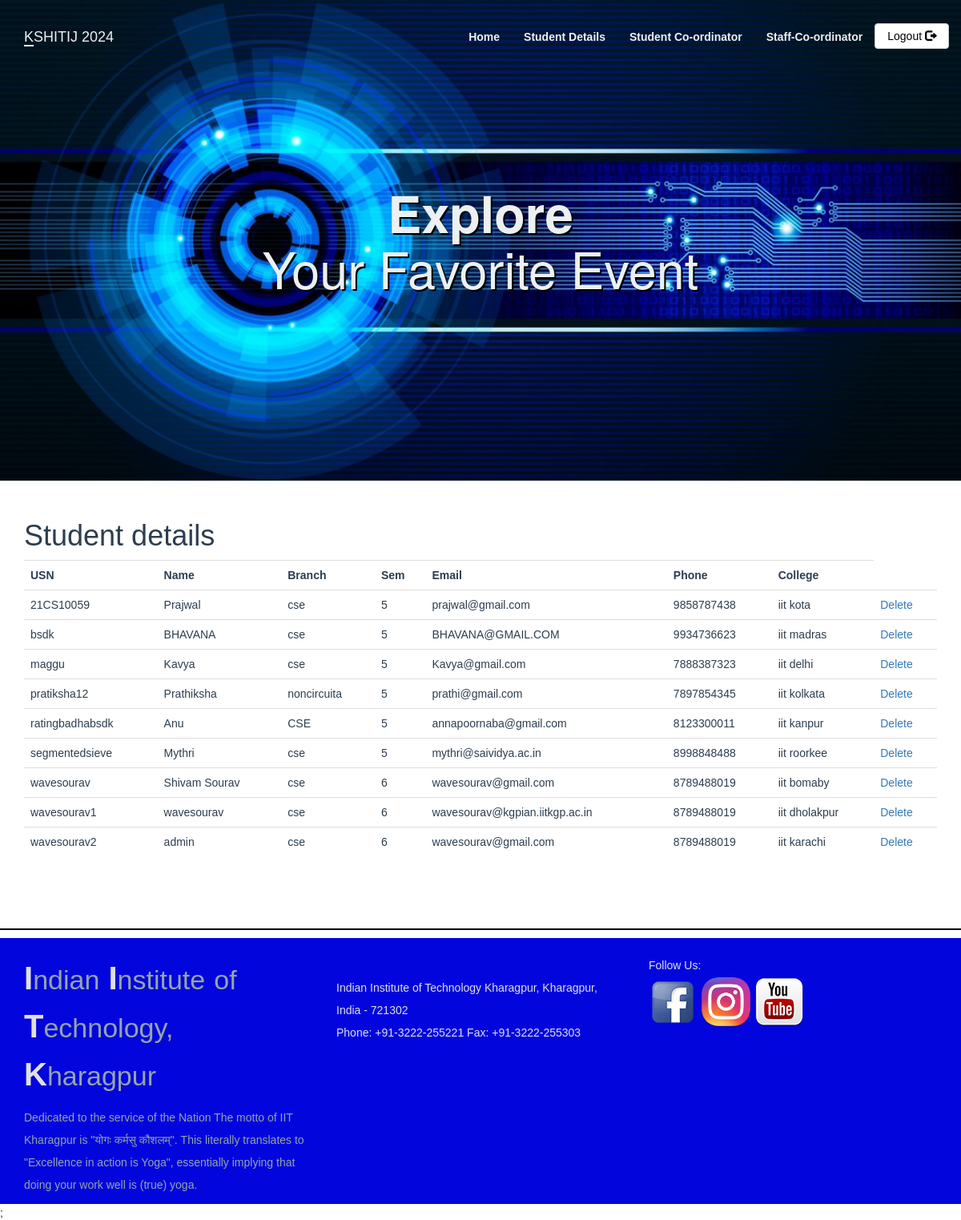
/Stu_details.php, run on an earlier commit of the app's database.
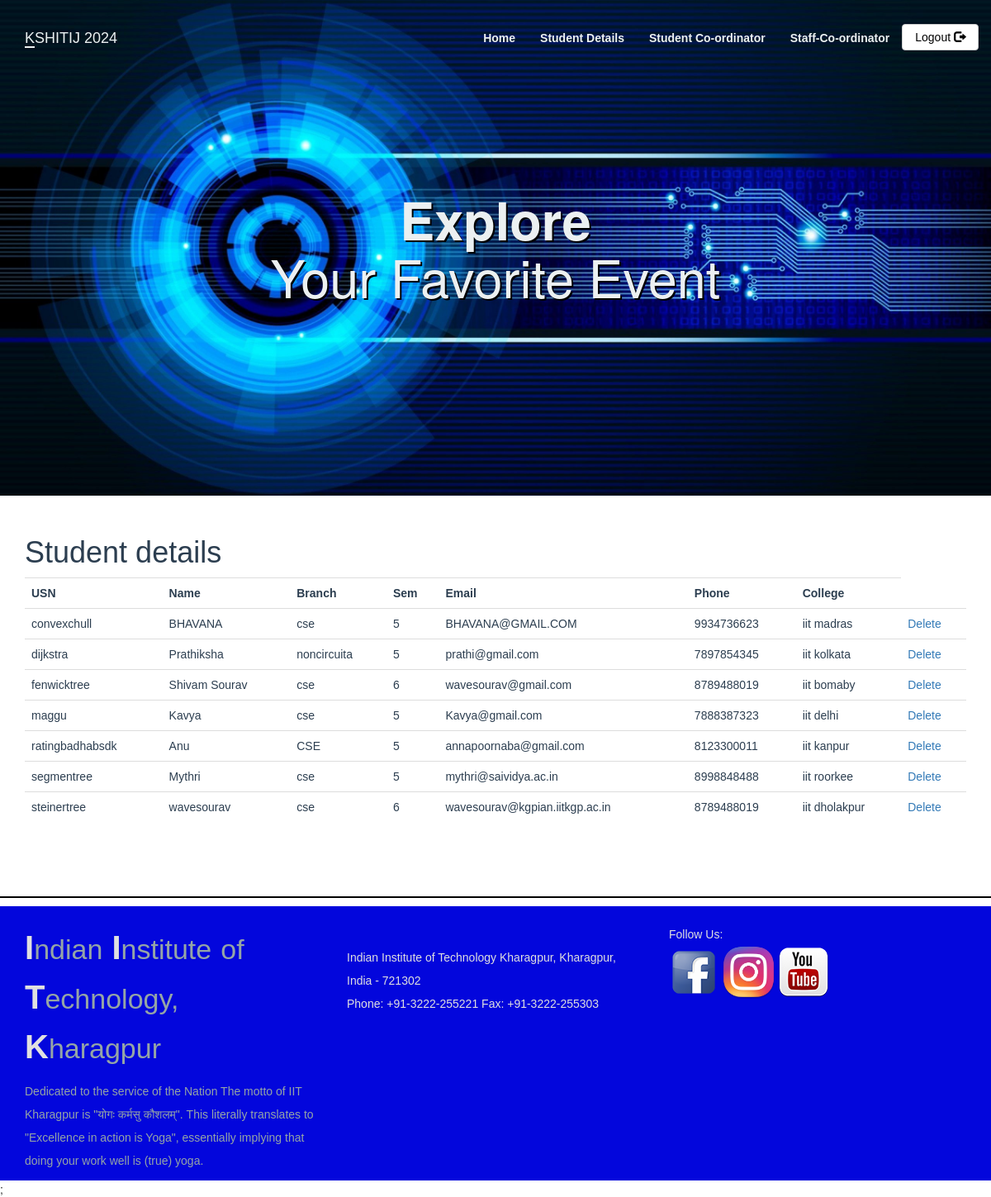
And on a later commit of the database.
### tables this page shows
CREATE TABLE `participent` (
  `usn` varchar(20) NOT NULL,
  `password` varchar(100) NOT NULL,
  `name` varchar(100) NOT NULL,
  `branch` varchar(50) NOT NULL,
  `sem` int(11) NOT NULL,
  `email` varchar(300) NOT NULL,
  `phone` varchar(12) NOT NULL,
  `college` varchar(20) NOT NULL
);

### Stu_details.php (the view, shortened to what this page needs)
<?php
include_once 'classes/db1.php';
$result = mysqli_query($conn,"SELECT * FROM participent    order by usn");
?>
<!DOCTYPE html>
<html>
<head>
        <?php require 'utils/styles.php'; ?>
    </head>
<body><?php include 'utils/adminHeader.php'?>
<div class = "content">
<div class = "container">
<h1>Student details</h1>
<?php
if (mysqli_num_rows($result) > 0) {
?>
 <table class="table table-hover" >
  <tr>
  <th>USN</th>
    <th>Name</th>
    <th>Branch</th>
    <th>Sem</th>
    <th>Email</th>
    <th>Phone</th>
    <th>College</th>
  </tr>
<?php
while($row = mysqli_fetch_array($result)) {
?>
<tr>
<td><?php echo $row["usn"]; ?></td>
    <td><?php echo $row["name"]; ?></td>
    <td><?php echo $row["branch"]; ?></td>
    <td><?php echo $row["sem"]; ?></td>
    <td><?php echo $row["email"]; ?></td>
    <td><?php echo $row["phone"]; ?></td>
    <td><?php echo $row["college"]; ?></td>
    <?php
    echo '<td>'
                        .'<a class="delete" href="deleteStudent.php?id='.$row['usn'].'">Delete</a> '
                        .'</td>';
                        echo '</tr>';
                        ?>
<?php
}
?>
</table>
 <?php
}
else{
    echo "No result found";
}
?>
</div>
</div>
<?php include 'utils/footer.php'?>;
 </body>
</html>

### utils/styles.php
<link rel = "stylesheet" type = "text/css" href = "css/bootstrap.css">
<link rel = "stylesheet" type = "text/css" href = "css/style.css">

### utils/adminHeader.php (shortened to what this page needs)
<head>
</head>
        <?php require 'utils/styles.php'; ?>
<header class="bgImage" >
    <nav class="navbar" >
        <div class="container">
            <div class="navbar-header">
                <a class = "navbar-brand">
                    KSHITIJ 2024
                </a>
            </div>
            <ul class="nav navbar-nav navbar-right">
            <li><a href = "adminPage.php"><strong>Home</strong></a></li>
            <li><a href = "Stu_details.php"><strong>Student Details</strong></a></li>
                    <li><a href = "Stu_cordinator.php"><strong>Student Co-ordinator</strong></a></li>
                    <li><a href = "Staff_cordinator.php"><strong>Staff-Co-ordinator</strong></a></li>
                    <li class="btnlogout"><a class = "btn btn-default navbar-btn" href = "index.php">Logout <span class = "glyphicon glyphicon-log-out"></span></a></li>
            </ul>
        </div>
    </nav>
    <div class = "col-md-12">
        <div class = "container">
            <div class = "jumbotron">
                <h1><strong>Explore<br></strong> Your Favorite Event</h1>
    </div>
</header>

### utils/footer.php
<hr class = "footerline">
<footer>
    <div class = "container">
        <div class = "row">
            <section>
                <div class = "footerContent col-md-4">
                    <p class = "footerContent1">
                        <strong>I</strong><span class = "small footerSubtext">ndian</span>
                        <strong>I</strong><span class = "small footerSubtext">nstitute</span>
                        <span class = "small footerSubtext"> of</span>
                        <strong>T</strong><span class = "small footerSubtext">echnology,</span>
                        <strong>K</strong><span class = "small footerSubtext">haragpur</span>
                    </p>
                    <p class = "footerSubtext2">
                    Dedicated to the service of the Nation
The motto of IIT Kharagpur is "योगः कर्मसु कौशलम्". This literally translates to "Excellence in action is Yoga", essentially implying that doing your work well is (true) yoga.
                    </p>
                </div>
            </section>
            <section>
                <div class = "footcontent col-md-4">
                <p> <br>
                Indian Institute of Technology
Kharagpur, Kharagpur, India - 721302
                    <br>Phone: +91-3222-255221
Fax: +91-3222-255303 </p>
                </div>
            </section>
            <section>
                <div class = "footcontent col-md-4">
                    Follow Us:<br>
                    <a href="https://www.facebook.com/IITKgp"><img src = "images/facebook.png"></a>
                    <a href="https://www.instagram.com/iit.kgp/"><img src = "images/instagram.png" width="65px"></a>
                        <a href="https://www.youtube.com/channel/UCQCLWAILNrEVemERg4ybAYQ"><img src = "images/youtube.png"></a>
                </div>
            </section>
        </div>
    </div>
</footer>

### css/style.css (style rules this page uses)
body { overflow-x: hidden; }
hr { border-top: 2px solid black; margin-top: 40px; margin-bottom: 40px; }
header .navbar { padding: 20px 0; font-family: Arial, Helvetica, sans-serif; }
header .navbar-header a::first-letter { border-bottom: 2px solid #ecf0f1; }
header .navbar-nav a { color: #ecf0f1; padding-bottom: 12px; }
header .navbar-nav a:link { position: relative; }
header .btnlogout a { padding-top: 5px; }
header .navbar-nav a:before { content: ""; position: absolute; width: 100%; height: 3px; left: 0; background-color: #ecf0f1; visibility: hidden; -webkit-transform: scaleX(0); transform: scaleX(0); -webkit-transition: all 0.3s ease-in-out 0s; transition: all 0.3s ease-in-out 0s; margin-top: 25px; }
header .navbar-header a { color: #ecf0f1; }
header .navbar-nav .btn { color: black; padding-bottom: 5px; margin: 8px 0px; }
.jumbotron { background-color: transparent; color: #ecf0f1; text-align: center; margin-top: 50px; text-shadow: 2px 2px black; }
.footerline { margin-top: 70px; margin-bottom: 10px; color: #2C3E50; }
.content { font-family: Arial, Helvetica, sans-serif; color: #2C3E50; }
footer { font-family: Arial, Helvetica, sans-serif; color: #E0E0E0; line-height: 2; background-color: #0306dc; padding-top: 20px; }
.footerContent > .footerContent1 { font-size: 40px; line-height: 1.5; }
.footerSubtext { color: #95a5a6; }
.footerContent > .footerSubtext2 { color: #95a5a6; font-size: 14px; }
.footcontent { color: #E0E0E0; }

### utils/adminHeader.php (style rules this page uses)
.bgImage { background-image: url(images/cs03.jpg); background-size: cover; background-position: center center; height: 600px; margin-bottom: 29px; }

What changed in the data, as far as the page shows it:
removed participent: usn "21CS10059", name "Prajwal", branch "cse", sem "5", email "prajwal@gmail.com", phone "9858787438", college "iit kota"
removed participent: usn "bsdk", name "BHAVANA", branch "cse", sem "5", email "BHAVANA@GMAIL.COM", phone "9934736623", college "iit madras"
removed participent: usn "pratiksha12", name "Prathiksha", branch "noncircuita", sem "5", email "prathi@gmail.com", phone "7897854345", college "iit kolkata"
removed participent: usn "segmentedsieve", name "Mythri", branch "cse", sem "5", email "mythri@saividya.ac.in", phone "8998848488", college "iit roorkee"
removed participent: usn "wavesourav", name "Shivam Sourav", branch "cse", sem "6", email "wavesourav@gmail.com", phone "8789488019", college "iit bomaby"
removed participent: usn "wavesourav1", name "wavesourav", branch "cse", sem "6", email "wavesourav@kgpian.iitkgp.ac.in", phone "8789488019", college "iit dholakpur"
removed participent: usn "wavesourav2", name "admin", branch "cse", sem "6", email "wavesourav@gmail.com", phone "8789488019", college "iit karachi"
added participent: usn "convexchull", name "BHAVANA", branch "cse", sem "5", email "BHAVANA@GMAIL.COM", phone "9934736623", college "iit madras"
added participent: usn "dijkstra", name "Prathiksha", branch "noncircuita", sem "5", email "prathi@gmail.com", phone "7897854345", college "iit kolkata"
added participent: usn "fenwicktree", name "Shivam Sourav", branch "cse", sem "6", email "wavesourav@gmail.com", phone "8789488019", college "iit bomaby"
added participent: usn "segmentree", name "Mythri", branch "cse", sem "5", email "mythri@saividya.ac.in", phone "8998848488", college "iit roorkee"
added participent: usn "steinertree", name "wavesourav", branch "cse", sem "6", email "wavesourav@kgpian.iitkgp.ac.in", phone "8789488019", college "iit dholakpur"
